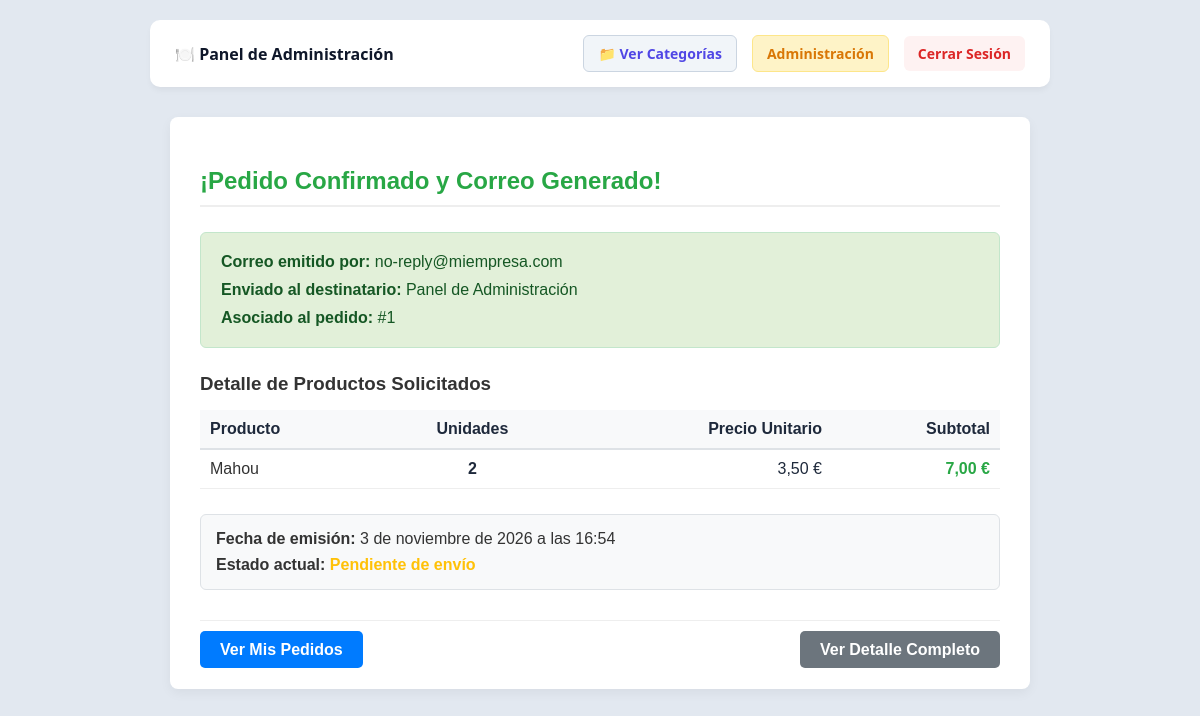
/pedido/correo-enviado/1/ (signed in), run on the app's committed database.
### mi_app12/models.py (models this page shows, shortened)
class Pedido(models.Model):
    restaurante = models.ForeignKey(Restaurante, on_delete=models.CASCADE, related_name='pedidos')
    fecha = models.DateTimeField(auto_now_add=True)
    ESTADOS_PEDIDO = [
        ('en_proceso', 'En proceso'),
        ('enviado', 'Enviado'),
        ('cancelado', 'Cancelado'),
    ]
    estado = models.CharField(max_length=20, choices=ESTADOS_PEDIDO, default='en_proceso')
    enviado = models.BooleanField(default=False) # Mantenido por compatibilidad previa

class LineaPedido(models.Model):
    pedido = models.ForeignKey(Pedido, on_delete=models.CASCADE, related_name='lineas')
    producto = models.ForeignKey(Producto, on_delete=models.CASCADE)
    unidades = models.PositiveIntegerField(default=1)
    @property
    def subtotal(self):
        return self.producto.precio * self.unidades

class Producto(models.Model):
    categoria = models.ForeignKey(Categoria, on_delete=models.CASCADE, related_name='productos')
    nombre = models.CharField(max_length=100)
    descripcion = models.TextField(blank=True, null=True)
    peso = models.DecimalField(max_digits=6, decimal_places=2, default=0.0)
    stock = models.IntegerField(default=0)
    precio = models.DecimalField(max_digits=8, decimal_places=2, default=0.0)  # Añadido para los subtotales del carrito

### mi_app12/views.py (the view)
    def wrapper(request, *args, **kwargs):
        if 'usuario_id' not in request.session:
            return redirect('login_restaurante')
        return view_func(request, *args, **kwargs)

### mi_app12/views.py (called while the page is built)
def verificar_sesion(view_func):
    def wrapper(request, *args, **kwargs):
        if 'usuario_id' not in request.session:
            return redirect('login_restaurante')
        return view_func(request, *args, **kwargs)
    return wrapper

@verificar_sesion
def correo_emitido_view(request, pedido_id):
    restaurante_id = request.session.get('restaurante_id')
    pedido = get_object_or_404(Pedido, pk=pedido_id, restaurante_id=restaurante_id)
    lineas_pedido = pedido.lineas.all() if hasattr(pedido, 'lineas') else pedido.lineapedido_set.all()
    contexto = {
        'pedido': pedido,
        'lineas': lineas_pedido,
        'remitente': 'no-reply@miempresa.com',
        'destinatario': request.session.get('restaurante_nombre'),
        'restaurante_nombre': request.session.get('restaurante_nombre')
    }
    return render(request, 'mi_app12/correo_emitido.html', contexto)

### mi_app12/templates/mi_app12/correo_emitido.html
{% extends 'mi_app12/base.html' %}
{% block content %}
<div style="max-width: 800px; margin: 30px auto; background: #ffffff; padding: 30px; border-radius: 8px; box-shadow: 0 4px 12px rgba(0,0,0,0.05); font-family: sans-serif;">
    <h2 style="color: #28a745; margin-bottom: 25px; border-bottom: 2px solid #eee; padding-bottom: 10px;">¡Pedido Confirmado y Correo Generado!</h2>
    <div style="background-color: #e2f0d9; border: 1px solid #c3e6cb; color: #155724; padding: 20px; border-radius: 6px; margin-bottom: 25px;">
        <p style="margin: 0 0 10px 0;"><strong>Correo emitido por:</strong> {{ remitente }}</p>
        <p style="margin: 0 0 10px 0;"><strong>Enviado al destinatario:</strong> {{ destinatario }}</p>
        <p style="margin: 0;"><strong>Asociado al pedido:</strong> #{{ pedido.id }}</p>
    </div>
    <h3 style="color: #333; margin-top: 20px; margin-bottom: 15px;">Detalle de Productos Solicitados</h3>
    <table style="width: 100%; border-collapse: collapse; margin-bottom: 25px;">
        <thead>
            <tr style="background-color: #f8f9fa; text-align: left; border-bottom: 2px solid #dee2e6;">
                <th style="padding: 10px;">Producto</th>
                <th style="padding: 10px; text-align: center;">Unidades</th>
                <th style="padding: 10px; text-align: right;">Precio Unitario</th>
                <th style="padding: 10px; text-align: right;">Subtotal</th>
            </tr>
        </thead>
        <tbody>
            {% for linea in lineas %}
            <tr style="border-bottom: 1px solid #eee;">
                <td style="padding: 10px; color: #333;">{{ linea.producto.nombre }}</td>
                <td style="padding: 10px; text-align: center; font-weight: bold;">{{ linea.unidades }}</td>
                <td style="padding: 10px; text-align: right;">{{ linea.producto.precio }} €</td>
                <td style="padding: 10px; text-align: right; font-weight: bold; color: #28a745;">{{ linea.subtotal }} €</td>
            </tr>
            {% endfor %}
        </tbody>
    </table>
    <div style="background: #f8f9fa; padding: 15px; border-radius: 6px; margin-bottom: 25px; border: 1px solid #dee2e6;">
        <p style="margin: 0 0 8px 0; color: #333;"><strong>Fecha de emisión:</strong> {{ pedido.fecha }}</p>
        <p style="margin: 0; color: #333;"><strong>Estado actual:</strong>
            {% if pedido.enviado %}
                <span style="color: #28a745; font-weight: bold;">Enviado</span>
            {% else %}
                <span style="color: #ffc107; font-weight: bold;">Pendiente de envío</span>
            {% endif %}
        </p>
    </div>
    <div style="display: flex; justify-content: space-between; align-items: center; border-top: 1px solid #eee; padding-top: 20px; margin-top: 30px;">
        <div>
            <a href="{% url 'listar_mis_pedidos' %}" style="background-color: #007bff; color: white; padding: 10px 20px; text-decoration: none; border-radius: 5px; font-weight: bold; margin-right: 10px;">Ver Mis Pedidos</a>
        </div>
        <div>
            <a href="{% url 'detalle_pedido' pedido.id %}" style="background-color: #6c757d; color: white; padding: 10px 20px; text-decoration: none; border-radius: 5px; font-weight: bold;">Ver Detalle Completo</a>
        </div>
    </div>
</div>
{% endblock %}

### mi_app12/templates/mi_app12/base.html (style rules this page uses)
:root { --primary-color: #4f46e5; --primary-hover: #4338ca; --bg-color: #e2e8f0; --card-bg: #ffffff; --text-color: #1e293b; --border-color: #cbd5e1; --danger-color: #dc2626; --success-color: #16a34a; }
body { font-family: 'Segoe UI', Tahoma, Geneva, Verdana, sans-serif; background-color: var(--bg-color); color: var(--text-color); margin: 0; padding: 20px; display: flex; justify-content: center; }

### data on the page
Pedido: id "1", fecha "3 de noviembre de 2026 a las 16:54"
LineaPedido: producto.nombre "Mahou", unidades "2", producto.precio "3,50", subtotal "7,00"

### other printed values
{{ restaurante_nombre|default:"Restaurante" }} "Panel de Administración"
{{ remitente }} "no-reply@miempresa.com"
{{ destinatario }} "Panel de Administración"
